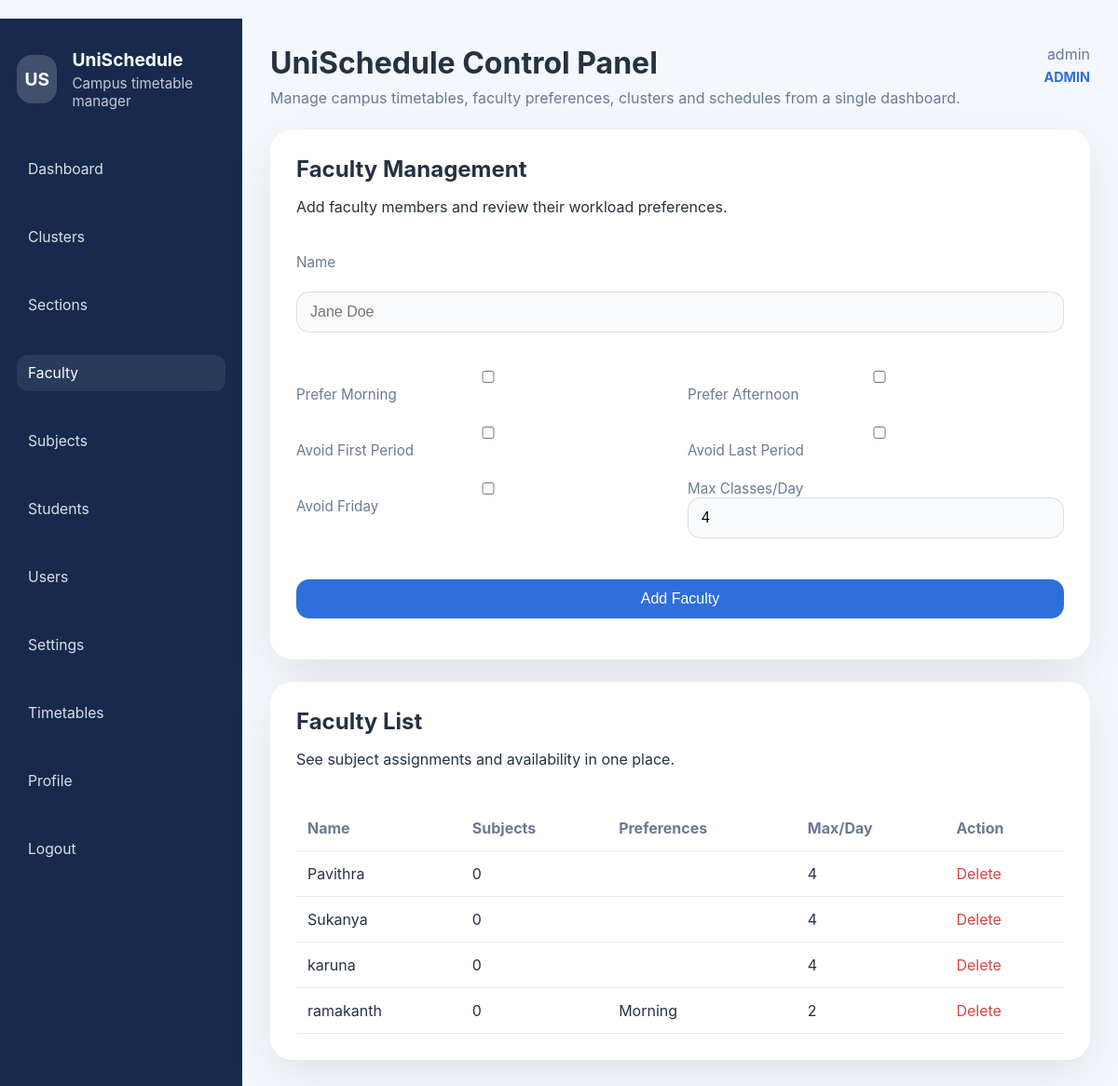
Page /faculty (signed in) on the committed database.
### app.py (models this page shows)
class User(UserMixin, db.Model):
    id = db.Column(db.Integer, primary_key=True)
    username = db.Column(db.String(120), unique=True, nullable=False)
    password = db.Column(db.String(255), nullable=False)
    role = db.Column(db.String(20), nullable=False)

class Faculty(db.Model):
    id = db.Column(db.Integer, primary_key=True)
    name = db.Column(db.String(120), nullable=False)
    prefer_morning = db.Column(db.Boolean, default=False)
    prefer_afternoon = db.Column(db.Boolean, default=False)
    avoid_first_period = db.Column(db.Boolean, default=False)
    avoid_last_period = db.Column(db.Boolean, default=False)
    avoid_friday = db.Column(db.Boolean, default=False)
    max_classes_per_day = db.Column(db.Integer, default=4)

### app.py (the view, shortened to what this page needs)
@app.route('/faculty', methods=['GET', 'POST'])
@login_required
def manage_faculty():
    if not admin_only():
        flash('Unauthorized access.', 'danger')
        return redirect(url_for('dashboard'))
    faculty_list = Faculty.query.order_by(Faculty.name).all()
    return render_template('faculty.html', faculty_list=faculty_list)

### app.py (called while the page is built)
def admin_only():
    return current_user.is_authenticated and current_user.role == ROLE_ADMIN

@login_manager.user_loader
def load_user(user_id):
    return User.query.get(int(user_id))

@app.context_processor
def inject_user_roles():
    return {
        'role_admin': ROLE_ADMIN,
        'role_student': ROLE_STUDENT
    }

### templates/faculty.html (shortened to what this page needs)
{% extends 'base.html' %}
{% block content %}
<div class="panel">
    <div class="panel-header">
        <div>
            <h2>Faculty Management</h2>
            <p>Add faculty members and review their workload preferences.</p>
        </div>
    </div>
    <form method="post" class="form-panel">
        <div class="form-row">
            <label>Name</label>
            <input type="text" name="name" placeholder="Jane Doe" required>
        </div>
        <div class="form-grid">
            <label><input type="checkbox" name="prefer_morning"> Prefer Morning</label>
            <label><input type="checkbox" name="prefer_afternoon"> Prefer Afternoon</label>
            <label><input type="checkbox" name="avoid_first_period"> Avoid First Period</label>
            <label><input type="checkbox" name="avoid_last_period"> Avoid Last Period</label>
            <label><input type="checkbox" name="avoid_friday"> Avoid Friday</label>
            <label>Max Classes/Day<input type="number" name="max_classes_per_day" min="1" value="4"></label>
        </div>
        <button class="primary">Add Faculty</button>
    </form>
</div>
<div class="panel">
    <div class="panel-header">
        <div>
            <h2>Faculty List</h2>
            <p>See subject assignments and availability in one place.</p>
        </div>
    </div>
    <table>
        <thead>
            <tr><th>Name</th><th>Subjects</th><th>Preferences</th><th>Max/Day</th><th>Action</th></tr>
        </thead>
        <tbody>
        {% for faculty in faculty_list %}
            <tr>
                <td>{{ faculty.name }}</td>
                <td>{{ faculty.subjects|length }}</td>
                <td>
                    {% if faculty.prefer_morning %}Morning {% endif %}
                </td>
                <td>{{ faculty.max_classes_per_day }}</td>
                <td><a class="danger" href="{{ url_for('delete_faculty', faculty_id=faculty.id) }}">Delete</a></td>
            </tr>
        {% endfor %}
        </tbody>
    </table>
</div>
{% endblock %}

### templates/base.html (shortened to what this page needs)
﻿<!doctype html>
<html lang="en">
<head>
    <link rel="stylesheet" href="/static/style.css">
</head>
<body>
    <div class="app-shell">
        <aside class="sidebar">
            <div class="brand-block">
                <div class="brand-logo">US</div>
                <div>
                    <div class="brand-title">UniSchedule</div>
                    <div class="brand-tag">Campus timetable manager</div>
                </div>
            </div>
            <nav class="nav-list">
                {% if current_user.is_authenticated %}
                    <a href="{{ url_for('dashboard') }}">Dashboard</a>
                    {% if current_user.role == role_admin %}
                        <a href="{{ url_for('manage_clusters') }}">Clusters</a>
                        <a href="{{ url_for('manage_sections') }}">Sections</a>
                        <a href="{{ url_for('manage_faculty') }}">Faculty</a>
                        <a href="{{ url_for('manage_subjects') }}">Subjects</a>
                        <a href="{{ url_for('manage_students') }}">Students</a>
                        <a href="{{ url_for('manage_users') }}">Users</a>
                        <a href="{{ url_for('settings_page') }}">Settings</a>
                    {% elif current_user.role == role_student %}
                        <a href="{{ url_for('student_portal') }}">Student Portal</a>
                        <a href="{{ url_for('choose_section') }}">Choose Section</a>
                        <a href="{{ url_for('choose_subjects') }}">Choose Subjects</a>
                    {% endif %}
                    <a href="{{ url_for('view_timetables') }}">Timetables</a>
                    <a href="{{ url_for('profile') }}">Profile</a>
                    <a href="{{ url_for('logout') }}" class="danger-link">Logout</a>
                {% else %}
                    <a href="{{ url_for('login') }}">Login</a>
                    <a href="{{ url_for('register') }}">Register</a>
                {% endif %}
            </nav>
        </aside>
        <main class="main-content">
            <header class="main-header">
                <div class="header-left">
                    <h1>UniSchedule Control Panel</h1>
                    <p>Manage campus timetables, faculty preferences, clusters and schedules from a single dashboard.</p>
                </div>
                {% if current_user.is_authenticated %}
                <div class="header-user">
                    <span>{{ current_user.username }}</span>
                    <span class="user-role">{{ current_user.role }}</span>
                </div>
                {% endif %}
            </header>
            <div class="content-area">
                {% block content %}{% endblock %}
            </div>
        </main>
    </div>
</body>
</html>

### static/style.css (style rules this page uses)
:root { --bg: #f4f7fb; --surface: #ffffff; --primary: #2f6fdb; --primary-dark: #254fcc; --success: #1e9a3a; --danger: #d64545; --text: #253243; --muted: #6b7a93; }
body { margin: 0; font-family: Inter, system-ui, -apple-system, BlinkMacSystemFont, "Segoe UI", sans-serif; background: var(--bg); color: var(--text); }
.app-shell { display: grid; grid-template-columns: 260px minmax(0, 1fr); min-height: 100vh; }
.sidebar { padding: 32px 18px; background: #172a4d; color: white; }
.brand-block { display: flex; gap: 16px; align-items: center; margin-bottom: 32px; }
.brand-logo { width: 52px; height: 52px; border-radius: 16px; background: rgba(255,255,255,.18); display: grid; place-items: center; font-size: 1.2rem; font-weight: 700; }
.brand-title { font-size: 1.2rem; font-weight: 700; margin-bottom: 4px; }
.brand-tag { color: rgba(255,255,255,.75); font-size: 0.95rem; }
.nav-list { display: grid; gap: 10px; }
.nav-list a { display: block; padding: 11px 14px; color: rgba(255,255,255,.9); border-radius: 14px; text-decoration: none; font-size: 0.98rem; }
.nav-list a:hover, .nav-list a.active { background: rgba(255, 255, 255, .12); }
.danger-link { color: var(--danger); }
.main-content { padding: 28px 30px 36px; background: var(--bg); }
.main-header { display: flex; justify-content: space-between; align-items: flex-start; gap: 24px; margin-bottom: 24px; }
.header-left h1 { margin: 0 0 8px; }
.header-left p { margin: 0; color: var(--muted); }
.header-user { display: flex; flex-direction: column; gap: 6px; align-items: flex-end; color: var(--muted); }
.user-role { font-size: 0.9rem; color: var(--primary); font-weight: 700; }
.content-area { max-width: 1180px; margin: 0 auto; }
.sidebar nav a { display: block; margin: 12px 0; color: rgba(255,255,255,.85); text-decoration: none; padding: 10px 12px; border-radius: 12px; }
.sidebar nav a:hover, .sidebar nav a.active { background: rgba(255,255,255,.08); color: white; }
.panel { background: var(--surface); border-radius: 24px; padding: 28px; margin-bottom: 24px; box-shadow: 0 18px 50px rgba(15, 23, 42, .08); }
h1, h2, h3 { margin: 0 0 16px; }
.panel-header { display: flex; align-items: center; justify-content: space-between; gap: 16px; margin-bottom: 24px; }
.panel-header h2 { margin-bottom: 6px; }
.form-row, .form-grid { display: grid; gap: 16px; margin-bottom: 18px; }
.form-grid { grid-template-columns: repeat(2, minmax(0, 1fr)); }
label { display: block; font-size: 0.95rem; margin-bottom: 6px; color: var(--muted); }
input, select { width: 100%; padding: 12px 14px; border: 1px solid rgba(15,23,42,.12); border-radius: 14px; background: #f8fafc; font-size: 1rem; }
.form-panel { display: grid; gap: 20px; }
button, a.primary, a.secondary { border: none; border-radius: 14px; padding: 12px 20px; font-size: 1rem; cursor: pointer; text-align: center; display: inline-flex; align-items: center; justify-content: center; }
button.primary, a.primary { background: var(--primary); color: white; }
table { width: 100%; border-collapse: collapse; }
th, td { text-align: left; padding: 14px 12px; border-bottom: 1px solid rgba(15, 23, 42, .08); }
th { color: var(--muted); }
a.danger { color: var(--danger); text-decoration: none; }

### rows in the picture
User: username "admin", role "ADMIN"
Faculty: name "Pavithra", subjects|length "0", max_classes_per_day "4"
Faculty: name "Sukanya", subjects|length "0", max_classes_per_day "4"
Faculty: name "karuna", subjects|length "0", max_classes_per_day "4"
Faculty: name "ramakanth", subjects|length "0", prefer_morning "Morning", max_classes_per_day "2"
